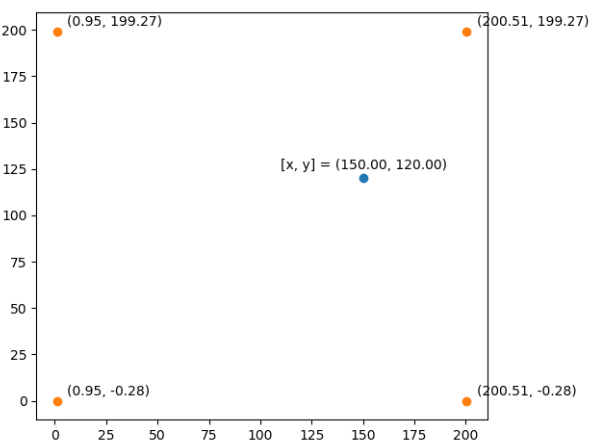

The Python source for this figure:
from sympy import Symbol, solve, nsolve, symbols, Eq
from math import sqrt
from functools import partial

import matplotlib.pyplot as plt

import random


def get_distance(p1, p2):
    return ((p1[0] - p2[0]) ** 2 + (p1[1] - p2[1]) ** 2) ** 0.5


def add_gaussian_noise(x):
    return x + random.gauss(0, 1)


def get_points(a, x0, y0):
    return [(x0, y0), (x0 + a, y0), (x0, y0 + a), (x0 + a, y0 + a)]


def do_hw(x, y, x0_un, y0_un, a_un):
    points = get_points(a_un, x0_un, y0_un)

    xy_distance = partial(get_distance, (x, y))
    r = [xy_distance(points[0]), xy_distance(points[1]), xy_distance(points[2]), xy_distance(points[3])]
    r = list(map(add_gaussian_noise, r))
    print(r)

    a, x0, y0 = symbols('a x0 y0')
    points = get_points(a, x0, y0)

    functions = [
        Eq(xy_distance(points[0]), r[0]),
        Eq(xy_distance(points[1]), r[1]),
        Eq(xy_distance(points[2]), r[2]),
        # Eq(xy_distance(points[3]), r[3])  # 3 equations is enough to solve this
    ]

    result = solve(functions, [a, x0, y0])
    print(result)

    # the nearest one is the solution
    solution = min(result, key=lambda x: sqrt((a_un - x[0]) ** 2 + (x0_un - x[1]) ** 2 + (y0_un - x[2]) ** 2))
    print(solution)

    solved_points = get_points(*solution)

    return solved_points


def draw(x, y, points):
    plt.scatter(x, y)

    X, Y = zip(*points)
    plt.scatter(X, Y)

    # add annotations
    plt.annotate('[x, y] = ({:.2f}, {:.2f})'.format(x, y), xy=(x, y), xytext=(x - 40, y + 8))

    for p in points:
        plt.annotate('({:.2f}, {:.2f})'.format(*p), xy=p, xytext=(p[0] + 5, p[1] + 3))

    plt.show()


if __name__ == '__main__':
    # Set parameters
    x, y = 150, 120
    x0_un, y0_un = 0, 0  # Unknown
    a_un = 200  # Unknown

    solved_points = do_hw(x, y, x0_un, y0_un, a_un)

    draw(x, y, solved_points)
